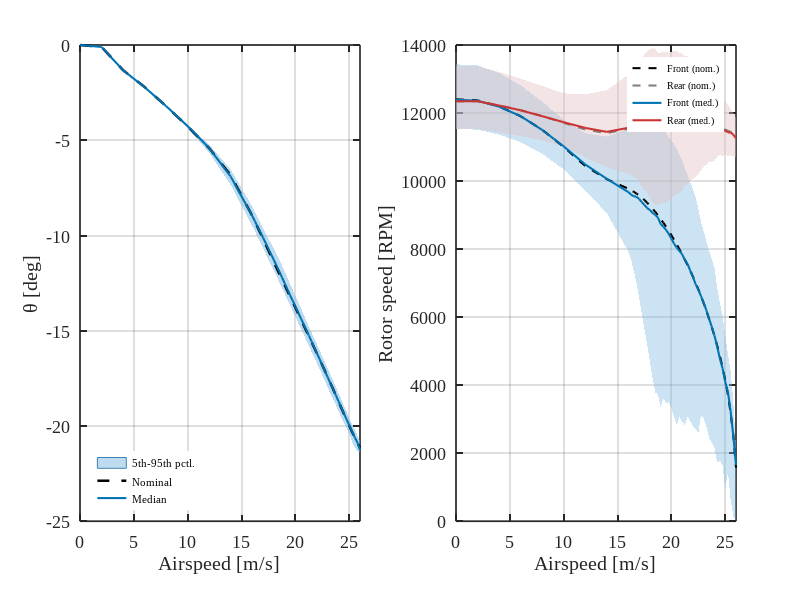
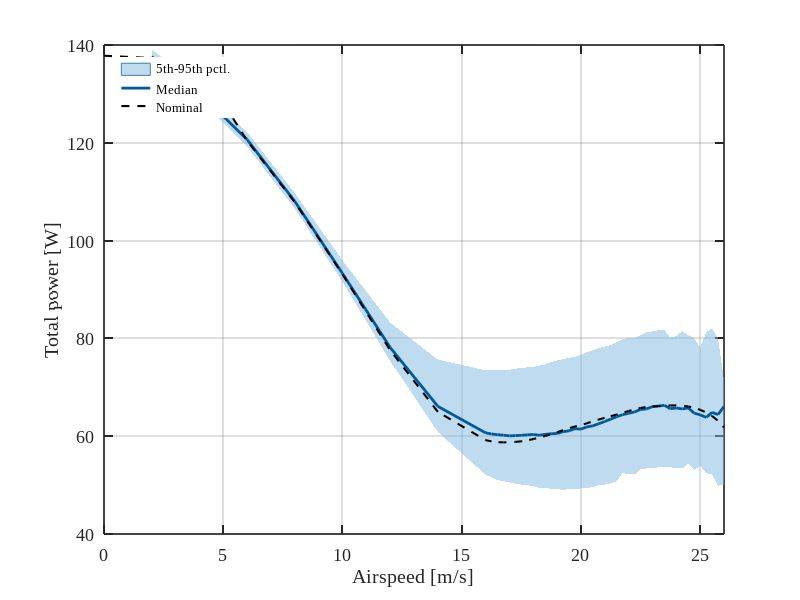
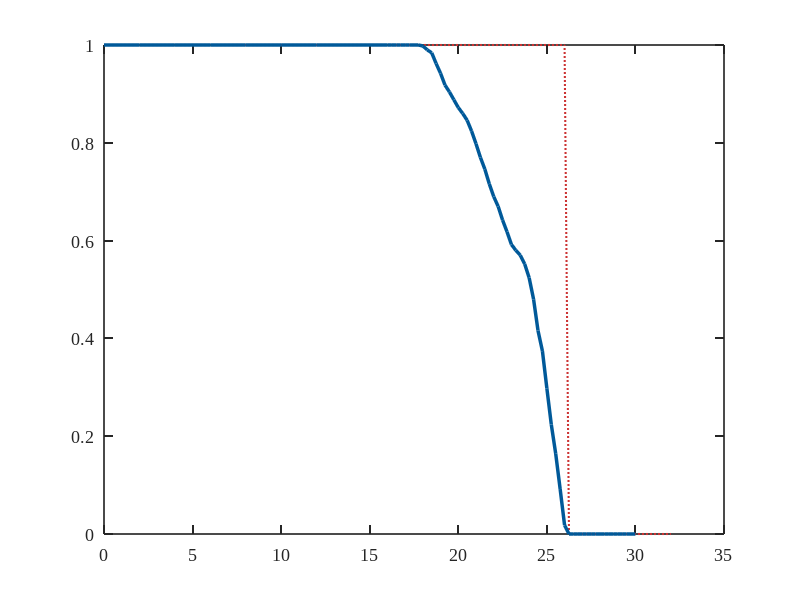

The MATLAB script that drew these images, in order: (Note: this script raises an error after producing the figures.)
% PLOT_TRIM_RESULTS
% Produces:
%   figs/Fig04_trim_sweep.pdf     body pitch and rotor speed vs airspeed,
%                                 with MC 5th-95th percentile bands
%   figs/Fig05_power_bands.pdf    total power required vs airspeed,
%                                 with MC 5th-95th percentile band
%   figs/Fig06_Ptrim_Scurve.pdf   P(trim) vs airspeed, with deterministic
%                                 step overlay and 95% / 50% thresholds
%   console table                 V_max at 95%, 50%, and deterministic
%
% Reads:  results/nominal_trim_results_QAV250.mat
%         results/mc_trim_results_QAV250.mat
% Writes: figs/Fig04_trim_sweep.pdf
%         figs/Fig05_power_bands.pdf
%         figs/Fig06_Ptrim_Scurve.pdf

clear; close all; clc;
if ~isfolder('figs'); mkdir('figs'); end % make the figs folder if it doesn't exist yet

% Style ---------------------------------------------------------------------
set(0, 'DefaultAxesFontName',   'Times New Roman');
set(0, 'DefaultTextFontName',   'Times New Roman');
set(0, 'DefaultAxesFontSize',   13);
set(0, 'DefaultTextFontSize',   13);
set(0, 'DefaultLineLineWidth',  2.0);
set(0, 'DefaultAxesLineWidth',  1.2);
set(0, 'DefaultAxesBox',        'on');
set(0, 'DefaultAxesTickDir',    'in');
set(0, 'DefaultAxesTickLength', [0.015 0.015]);
set(0, 'DefaultFigureColor',    'w');

col_nom        = [0.00 0.00 0.00];
col_mc         = [0.00 0.45 0.70];
col_shade      = [0.50 0.72 0.88];
col_edge       = [0.25 0.50 0.70];
col_grey       = [0.50 0.50 0.50];
col_red        = [0.80 0.20 0.20];
col_shade_rear = [0.88 0.75 0.75];
col_dark_blue  = [0.00 0.35 0.60];

% Load ----------------------------------------------------------------------
mc  = load('mc_trim_results_QAV250.mat');
nom = load('nominal_trim_results_QAV250.mat');

V_sweep   = mc.V_sweep(:);
nV        = numel(V_sweep);
N_MC      = mc.N_MC;
nom_conv  = mc.nom_conv;
nom_theta = mc.nom_theta;
nom_RPM   = mc.nom_RPM;
mc_conv   = mc.mc_conv;
mc_theta  = mc.mc_theta;
mc_RPM    = mc.mc_RPM;
mc_power  = mc.mc_power;
P_trim    = mc.P_trim;

% Interpolate fine-grid nominal power onto MC speed grid
nom_power = NaN(nV, 1);
for vi = 1:nV
    [d, idx] = min(abs(nom.V_sweep(:) - V_sweep(vi)));
    if d < 0.01 && nom.nom_conv(idx) && ~isnan(nom.nom_power(idx))
        nom_power(vi) = nom.nom_power(idx);
    end
end

% Find last airspeed with usable data
V_max_plot = max(V_sweep(nom_conv));
for vi = nV:-1:1
    if sum(mc_conv(vi,:)) >= 5
        V_max_plot = max(V_max_plot, V_sweep(vi));
        break;
    end
end

% MC percentiles ------------------------------------------------------------
mc_th_med   = NaN(nV,1); mc_th_lo   = NaN(nV,1); mc_th_hi   = NaN(nV,1);
mc_RPMf_med = NaN(nV,1); mc_RPMf_lo = NaN(nV,1); mc_RPMf_hi = NaN(nV,1);
mc_RPMr_med = NaN(nV,1); mc_RPMr_lo = NaN(nV,1); mc_RPMr_hi = NaN(nV,1);
mc_P_med    = NaN(nV,1); mc_P_lo    = NaN(nV,1); mc_P_hi    = NaN(nV,1);

for vi = 1:nV
    converged = mc_conv(vi, :);
    if sum(converged) < 5, continue; end

    th = mc_theta(vi, converged); th = th(~isnan(th));
    if ~isempty(th)
        mc_th_med(vi) = median(th);
        mc_th_lo(vi)  = prctile(th, 5);
        mc_th_hi(vi)  = prctile(th, 95);
    end

    rpf = squeeze(mc_RPM(vi, converged, 1)); rpf = rpf(~isnan(rpf));
    rpr = squeeze(mc_RPM(vi, converged, 3)); rpr = rpr(~isnan(rpr));
    if ~isempty(rpf)
        mc_RPMf_med(vi) = median(rpf);
        mc_RPMf_lo(vi)  = prctile(rpf, 5);
        mc_RPMf_hi(vi)  = prctile(rpf, 95);
        mc_RPMr_med(vi) = median(rpr);
        mc_RPMr_lo(vi)  = prctile(rpr, 5);
        mc_RPMr_hi(vi)  = prctile(rpr, 95);
    end

    pwr = mc_power(vi, converged); pwr = pwr(~isnan(pwr) & pwr > 0);
    if ~isempty(pwr)
        mc_P_med(vi) = median(pwr);
        mc_P_lo(vi)  = prctile(pwr, 5);
        mc_P_hi(vi)  = prctile(pwr, 95);
    end
end

valid_nom = nom_conv & ~isnan(nom_theta);
valid_mc  = ~isnan(mc_th_lo) & ~isnan(mc_th_hi);
valid_rpm = ~isnan(mc_RPMf_lo);
valid_pwr = ~isnan(mc_P_lo) & ~isnan(mc_P_hi);

% Fig 4: pitch + RPM with MC bands ------------------------------------------
figure('Units', 'centimeters', 'Position', [2 2 15.5 7.5]);
sub1 = subplot(1,2,1);
fill([V_sweep(valid_mc); flipud(V_sweep(valid_mc))], ...
     [mc_th_hi(valid_mc); flipud(mc_th_lo(valid_mc))], ...
     col_shade, 'EdgeColor', col_edge, 'EdgeAlpha', 0.5, ...
     'LineWidth', 0.6, 'FaceAlpha', 0.5, 'DisplayName', '5th-95th pctl.');
hold on;
plot(V_sweep(valid_nom), nom_theta(valid_nom), '--', 'Color', col_nom, ...
    'LineWidth', 1.8, 'DisplayName', 'Nominal');
plot(V_sweep(valid_mc), mc_th_med(valid_mc), '-', 'Color', col_mc, ...
    'LineWidth', 1.5, 'DisplayName', 'Median');
hold off;
xlabel('Airspeed [m/s]'); ylabel('\theta [deg]');
xlim([0 V_max_plot]); grid on;
legend('Location', 'southwest', 'FontSize', 8, 'Box', 'off');

sub2 = subplot(1,2,2);
fill([V_sweep(valid_rpm); flipud(V_sweep(valid_rpm))], ...
     [mc_RPMf_hi(valid_rpm); flipud(mc_RPMf_lo(valid_rpm))], ...
     col_shade, 'EdgeColor', 'none', 'FaceAlpha', 0.4, 'HandleVisibility', 'off');
hold on;
fill([V_sweep(valid_rpm); flipud(V_sweep(valid_rpm))], ...
     [mc_RPMr_hi(valid_rpm); flipud(mc_RPMr_lo(valid_rpm))], ...
     col_shade_rear, 'EdgeColor', 'none', 'FaceAlpha', 0.4, 'HandleVisibility', 'off');
plot(V_sweep(valid_nom), nom_RPM(valid_nom, 1), '--', 'Color', col_nom, ...
    'LineWidth', 1.5, 'DisplayName', 'Front (nom.)');
plot(V_sweep(valid_nom), nom_RPM(valid_nom, 3), '--', 'Color', col_grey, ...
    'LineWidth', 1.5, 'DisplayName', 'Rear (nom.)');
plot(V_sweep(valid_rpm), mc_RPMf_med(valid_rpm), '-', 'Color', col_mc, ...
    'LineWidth', 1.5, 'DisplayName', 'Front (med.)');
plot(V_sweep(valid_rpm), mc_RPMr_med(valid_rpm), '-', 'Color', col_red, ...
    'LineWidth', 1.5, 'DisplayName', 'Rear (med.)');
hold off;
xlabel('Airspeed [m/s]'); ylabel('Rotor speed [RPM]');
xlim([0 V_max_plot]); grid on;
legend('Location', 'best', 'FontSize', 7, 'Box', 'off');

w = 0.35; gap = 0.12; left1 = 0.10; left2 = left1 + w + gap;
p1 = get(sub1, 'Position'); p2 = get(sub2, 'Position');
set(sub1, 'Position', [left1, p1(2), w, p1(4)]);
set(sub2, 'Position', [left2, p2(2), w, p2(4)]);

drawnow;
exportgraphics(gcf, 'figs/Fig04_trim_sweep.pdf', 'ContentType', 'vector');

% Fig 5: power required with MC band ----------------------------------------
figure('Units', 'centimeters', 'Position', [2 2 12 6.5]);
fill([V_sweep(valid_pwr); flipud(V_sweep(valid_pwr))], ...
     [mc_P_hi(valid_pwr); flipud(mc_P_lo(valid_pwr))], ...
     col_shade, 'EdgeColor', col_edge, 'EdgeAlpha', 0.5, ...
     'LineWidth', 0.6, 'FaceAlpha', 0.5, 'DisplayName', '5th-95th pctl.');
hold on;
plot(V_sweep(valid_pwr), mc_P_med(valid_pwr), '-', 'Color', col_dark_blue, ...
    'LineWidth', 2.0, 'DisplayName', 'Median');
valid_nom_pwr = ~isnan(nom_power) & nom_power > 0;
if any(valid_nom_pwr)
    plot(V_sweep(valid_nom_pwr), nom_power(valid_nom_pwr), '--', 'Color', col_nom, ...
        'LineWidth', 1.5, 'DisplayName', 'Nominal');
end
hold off;
xlabel('Airspeed [m/s]'); ylabel('Total power [W]');
xlim([0 V_max_plot]); grid on;
legend('Location', 'northwest', 'FontSize', 9, 'Box', 'off');

drawnow;
exportgraphics(gcf, 'figs/Fig05_power_bands.pdf', 'ContentType', 'vector');

% Fig 6: P(trim) S-curve with deterministic step overlay --------------------
det_limit = max(V_sweep(nom_conv));
Pt = P_trim(:);

figure('Units', 'centimeters', 'Position', [2 2 12 6.5]);
V_det = [0, det_limit, det_limit + 0.25, max(V_sweep)+2];
P_det = [1, 1, 0, 0];
plot(V_det, P_det, ':', 'Color', col_red, 'LineWidth', 1.5, ...
    'DisplayName', 'Deterministic');
hold on;
plot(V_sweep, Pt, '-', 'Color', col_dark_blue, 'LineWidth', 2.5, ...
    'DisplayName', 'With uncertainty');

thresholds  = [0.95, 0.50];
thresh_labs = {'95%', '50%'};
thresh_sty  = {'--', '-.'};
V_cross     = NaN(1, 2);
for t = 1:numel(thresholds)
    yl = yline(thresholds(t), thresh_sty{t}, thresh_labs{t}, ...
        'Color', [0.45 0.45 0.45], 'LineWidth', 0.7, 'FontSize', 10, ...
        'Alpha', 0.6, ...
        'LabelHorizontalAlignment', 'right', 'LabelVerticalAlignment', 'bottom');
    yl.HandleVisibility = 'off';
    idx = find(Pt < thresholds(t), 1, 'first');
    if ~isempty(idx) && idx > 1
        V_cross(t) = interp1(Pt(idx-1:idx), V_sweep(idx-1:idx), thresholds(t));
        xl = xline(V_cross(t), ':', 'Color', [0.80 0.80 0.80], 'LineWidth', 0.4);
        xl.HandleVisibility = 'off';
    end
end
hold off;
xlabel('Airspeed [m/s]'); ylabel('P(trim)');
xlim([0 max(V_sweep)]); ylim([-0.05 1.05]); grid on;
legend('Location', 'southwest', 'FontSize', 9, 'Box', 'off');

drawnow;
exportgraphics(gcf, 'figs/Fig06_Ptrim_Scurve.pdf', 'ContentType', 'vector');

% Console table -------------------------------------------------------------
fprintf('\nMaximum airspeed at selected confidence levels\n');
fprintf('%-15s %-15s %-15s\n', 'Confidence', 'P(trim)', 'V_max [m/s]');
fprintf('%s\n', repmat('-', 1, 47));
for t = 1:numel(thresholds)
    if ~isnan(V_cross(t))
        fprintf('%-15s %-15.3f %-15.2f\n', thresh_labs{t}, thresholds(t), V_cross(t));
    else
        fprintf('%-15s %-15.3f %-15s\n', thresh_labs{t}, thresholds(t), 'N/A');
    end
end
fprintf('%-15s %-15.3f %-15.2f\n', 'Deterministic', 1.000, det_limit);

fprintf('\nSaved: figs/Fig04_trim_sweep.pdf, Fig05_power_bands.pdf, Fig06_Ptrim_Scurve.pdf\n');
